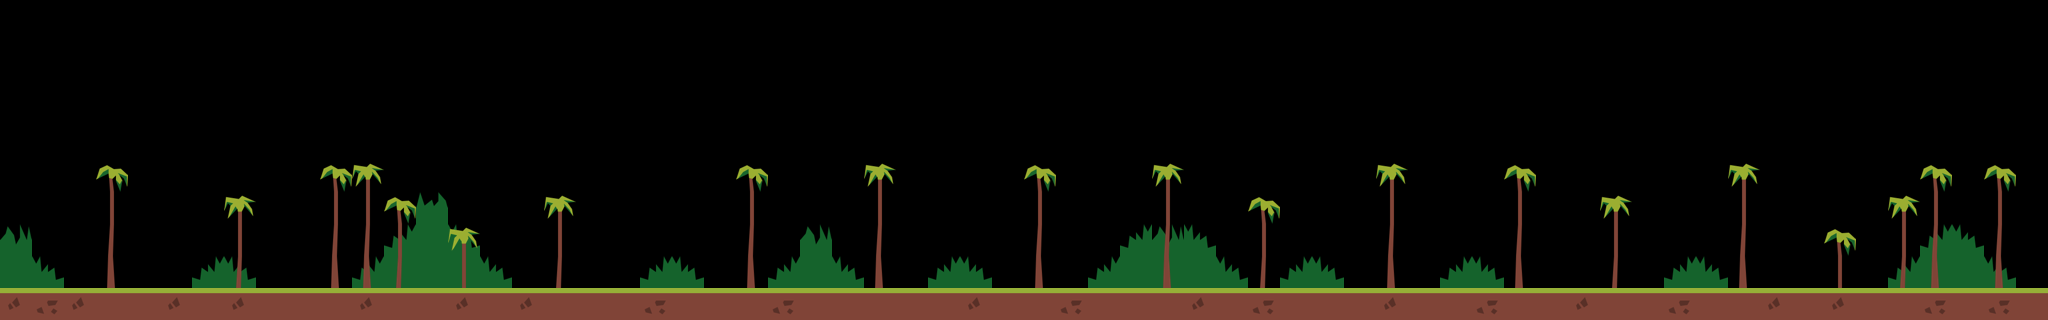

This game map was drawn from its Tiled (.tmx) file and the tilesets committed beside it. A one-line description and the trimmed map source follow:
An orthogonal 64x10 tile map with 32x32 px tiles, 3 tile layers (Bushes, Trees, Ground).

<map version="1.0" orientation="orthogonal" width="64" height="10" tilewidth="32" tileheight="32">
 <tileset firstgid="1" name="Jungle" tilewidth="32" tileheight="32" spacing="2" margin="2">
  <image source="tilemap.png" width="128" height="256" />
 </tileset>
 <layer name="Bushes" width="64" height="10">
  <data>[640 cells, 42 non-empty, 5 distinct tile ids]</data>
 </layer>
 <layer name="Trees" width="64" height="10">
  <data>[640 cells, 70 non-empty, 5 distinct tile ids]</data>
 </layer>
 <layer name="Ground" width="64" height="10">
  <data>[640 cells, 64 non-empty, 3 distinct tile ids]</data>
 </layer>
</map>